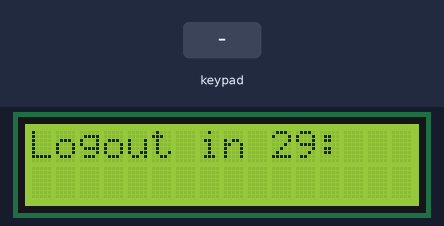
Recording of a sketch running on a simulated Arduino Uno, built with avr-gcc and run on an emulated ATmega328P. On the bench: 16×2 character LCD. The test bench sets the inputs (shaded band). What the sketch prints to the serial monitor is not drawn. At 10.0 s the program stops and its outputs stay as they are.

Above: at 1.2 s.
1.3 s: keypad keys 1 2 3 4 A pressed 0.4 s apart
At 3.8 s:
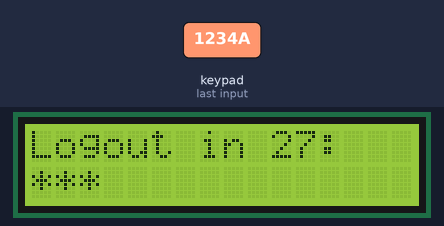
4.8 s: key 'B' pressed
At 5.7 s:
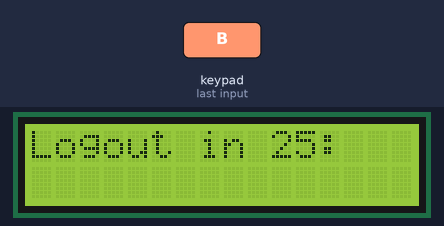
6.3 s: keypad keys 1 2 3 4 # pressed 0.4 s apart
At 8.6 s:
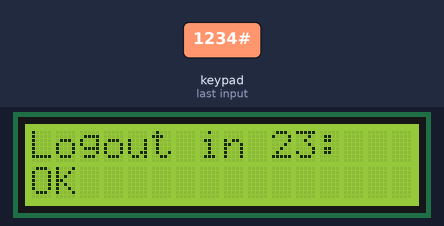
Timing chart, 0 to 10.1 s (numbered marks = the images above; inputs shaded):
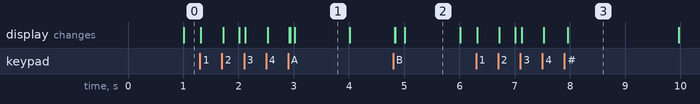

Measured:
- after the input at 1.3 s, the display: first changes at once (image 1 shows a later state)
- after the input at 4.8 s, the display: first changes at once (image 2 shows a later state)
- after the input at 6.3 s, the display: first changes at once (image 3 shows a later state)
- what the display in image 1 shows lasts 1.0 s, from 3.0 s to 4.0 s

The sketch:

tecla_lcd.ino
```cpp
/*========================================
    Keypad + LCD a modo de "cerradura".

    Autor: DevPaski
  ========================================*/

// Librerias para usar
#include<Wire.h>
#include <Keypad.h>
#include <LCD.h>
#include <LiquidCrystal_I2C.h>

/*========================================
  LCD
  ========================================*/

LiquidCrystal_I2C lcd (0x27, 2, 1, 0, 4, 5, 6, 7);
//const int speed = 300;

/*========================================
  KEYPAD
  ========================================*/

const byte FILAS = 4;
const byte COLUMNAS = 4;

char keys[FILAS][COLUMNAS] = { // distribucion keypad
  {'1', '2', '3', 'A'},
  {'4', '5', '6', 'B'},
  {'7', '8', '9', 'C'},
  {'*', '0', '#', 'D'}
};

byte pinesFilas[FILAS] = {5, 6, 7, 8}; // pines de las filas
byte pinesColumnas[COLUMNAS] = {9, 10, 11, 12}; // pines de las columnas

Keypad teclado = Keypad(makeKeymap(keys), pinesFilas, pinesColumnas, FILAS, COLUMNAS);

char TECLA; // tecla presionada
String CLAVE; // almacena un array de 4 digitos ingresados
String CLAVE_MAESTRA = "1234"; // array con contraseña maestra
byte INDICE = 0; // indice del array

void setup() {
  Serial.begin(9600);
  lcd.setBacklightPin(3, POSITIVE);
  lcd.setBacklight(HIGH);
  lcd.begin(16, 2);
  lcd.clear();
}

void loop() {
  int currentSeconds;

  String claveFinal = "";
  char teclaKeypad;

  currentSeconds = 30;

  TECLA = teclado.getKey();

  lcd.setCursor(0, 0);
  lcd.print("Logout in ");
  currentSeconds -= millis() / 1000;

  if (currentSeconds < 10) {
    lcd.print("0" + String(currentSeconds));
  } else {
    lcd.print(currentSeconds);
  }
  lcd.print(":");

  if (TECLA) {
    Serial.print(TECLA);
    lcd.setCursor(0, 1);

    teclaKeypad = TECLA;

    switch (teclaKeypad) {
      case 'A':
        BorrarAnterior(claveFinal);
        break;
      case 'B':
        BorrarTodo();
        break;
      case '#':
        lcd.setCursor(0, 0);
        lcd.print("Logout in ");
        if (currentSeconds < 10) {
          lcd.print("0" + String(currentSeconds));
        } else {
          lcd.print(currentSeconds);
        }
        lcd.print(":");
        if (CLAVE.equals(CLAVE_MAESTRA)) {
          lcd.setCursor(0, 1);
          lcd.print("OK                                    ");
          delay(2000);
          lcd.clear();
          exit(0);
        } else {
          lcd.setCursor(0, 1);
          lcd.print("NOK                                 ");
          BorrarTodo();
        }
        break;
      default:
        if ((TECLA != '*' || TECLA != 'C' || TECLA != 'D') && CLAVE.length() <= 3) {
          CLAVE += TECLA;

          for (int i = 0; i < CLAVE.length(); i++) {
            claveFinal += '*';
          }

          lcd.print(claveFinal);
        }
        break;
    }
  }

  if (currentSeconds <= 0) {
    lcd.setCursor(0, 0);
    lcd.print("Unlucky.                            ");
    lcd.setCursor(0, 1);
    lcd.print("                                         ");
    delay(1000);
    lcd.clear();
    exit(0);
  }
}

void BorrarAnterior(String claveRetroceso) {
  CLAVE = CLAVE.substring(0, CLAVE.length() - 1);
  lcd.setCursor(0, 1);
  lcd.clear();

  for (int i = 0; i < CLAVE.length(); i++) {
    claveRetroceso += '*';
  }

  lcd.setCursor(0, 1);
  lcd.print(claveRetroceso);
}

void BorrarTodo() {
  lcd.clear();
  CLAVE = "";
}
```
